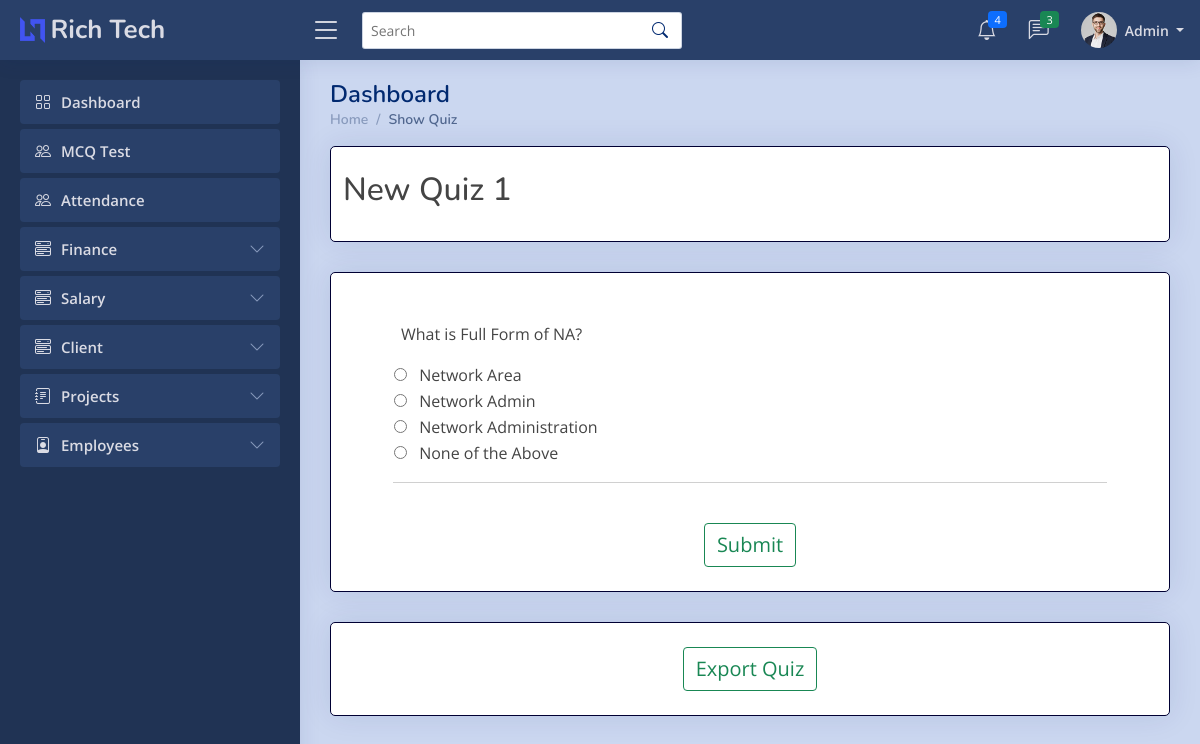
Screenshot of /MCQ/showquiz.php (signed in) with the database file from the repository.
### tables this page shows
CREATE TABLE `demoshow` (
  `quizname` varchar(255) NOT NULL
);

CREATE TABLE `questions` (
  `Id` int(7) NOT NULL,
  `quizname` varchar(255) NOT NULL,
  `question` varchar(500) NOT NULL,
  `opt1` varchar(255) NOT NULL,
  `opt2` varchar(255) NOT NULL,
  `opt3` varchar(255) NOT NULL,
  `opt4` varchar(255) NOT NULL,
  `ans` varchar(255) NOT NULL
);

### MCQ/showquiz.php (the view, shortened to what this page needs)
<?php
    if ($_SESSION['erole']=="admin"){
?>
<!DOCTYPE html>
<html lang="en">
<head>
  <link href="../assets/vendor/bootstrap/css/bootstrap.min.css" rel="stylesheet">
  <link href="../assets/vendor/bootstrap-icons/bootstrap-icons.css" rel="stylesheet">
  <link href="../assets/vendor/boxicons/css/boxicons.min.css" rel="stylesheet">
  <link href="../assets/vendor/quill/quill.snow.css" rel="stylesheet">
  <link href="../assets/vendor/quill/quill.bubble.css" rel="stylesheet">
  <link href="../assets/vendor/remixicon/remixicon.css" rel="stylesheet">
  <link href="../assets/vendor/simple-datatables/style.css" rel="stylesheet">
  <link rel="stylesheet" href="../assets/css/style.css?v=<?php echo time(); ?>">
</head>
<body>
      <?php
            include 'imports/nav-admin.php';
            require ('config.php');
      ?>
  <main id="main" class="main">
    <div class="pagetitle">
      <h1>Dashboard</h1>
      <nav>
        <ol class="breadcrumb">
          <li class="breadcrumb-item"><a href="dashboard.php">Home</a></li>
          <li class="breadcrumb-item active">Show Quiz</li>
        </ol>
      </nav>
    </div>
    <div class="card container jumbotron">
        <br>
        <?php
            $conn=mysqli_connect($server_name,$username,$password,$database_name);
            $sql_query = "SELECT quizname from demoshow";
            $records = mysqli_query($conn,$sql_query);
            while($data = mysqli_fetch_array($records)){
                $qz=$data['quizname'];
            }
            echo "<h2>$qz</h2>";
        ?>
        <br>
    </div>
    <div class="card container jumbotron">
        <form action="" method="post">
            <div id="textboxDiv" style="padding-left: 50px; padding-right: 50px; padding-top: 25px">
                <?php
                    $conn=mysqli_connect($server_name,$username,$password,$database_name);
                    $num=0;
                    $sql_query = "SELECT * from questions where quizname='$qz'";
                    $records = mysqli_query($conn,$sql_query);
                    while($data = mysqli_fetch_array($records)){
                        $q=$data['question'];
                        $q2=str_replace("\n","<br>",$q);
                        $q1=str_replace("    ","&emsp;",$q2);
                        $opt1=$data['opt1'];
                        $opt2=$data['opt2'];
                        $opt3=$data['opt3'];
                        $opt4=$data['opt4'];
                        $w="text".$num;
                        $w1="radio".$num;
                        $w11="radio".$num."1";
                        $w12="radio".$num."2";
                        $w13="radio".$num."3";
                        $w14="radio".$num."4";
                        echo "<div><br><textarea style='display: none;' id='$w' name='$w' rows='3'>$q</textarea></div>";
                        echo "<div><p>&ensp;$q1 </p></div>";
                        echo "<table><tr><td><div><input type='radio' id='$w11' name='$w1' value='$opt1'/><label for='$w11'>&ensp;&nbsp;$opt1</label></div></td></tr></table>";
                        echo "<table><tr><td><div><input type='radio' id='$w12' name='$w1' value='$opt2'/><label for='$w12'>&ensp;&nbsp;$opt2</label></div></td></tr></table>";
                        echo "<table><tr><td><div><input type='radio' id='$w13' name='$w1' value='$opt3'/><label for='$w13'>&ensp;&nbsp;$opt3</label></div></td></tr></table>";
                        echo "<table><tr><td><div><input type='radio' id='$w14' name='$w1' value='$opt4'/><label for='$w14'>&ensp;&nbsp;$opt4</label></div></td></tr></table>";
                        echo "<hr>";
                        $num=$num+1;
                    }
                ?>
            </div>
            <br>
            <center>
                <input type="submit" value="Submit" style="font-size:20px" class="btn btn-outline-success">
            </center>
        </form>
        <br>
    </div>
    <div class="card container jumbotron">
        <br>
        <form action="exportquiz.php" method="post">
            <center>
                <input type="submit" name="exportqz" value="Export Quiz" style="font-size:20px" class="btn btn-outline-success">
            </center>
        </form>
        <br>
    </div>
    <br><br>
  </main>
</body>
</html>
<?php
        }
        else{
            ob_start();
            header('Location: '.'../index.php');
            ob_end_flush();
            die();
        }
    ?>

### assets/css/style.css (style rules this page uses)
:root { scroll-behavior: smooth; }
body { font-family: "Open Sans", sans-serif; background: #cbd7f0; color: #444444; }
a { color: #4154f1; text-decoration: none; }
h1, h2, h3, h4, h5, h6 { font-family: "Nunito", sans-serif; }
#main { margin-top: 60px; padding: 20px 30px; transition: all 0.3s; }
.pagetitle { margin-bottom: 10px; }
.pagetitle h1 { font-size: 24px; margin-bottom: 0; font-weight: 600; color: #012970; }
.card { margin-bottom: 30px; border-width: 1px; border-color: #000033; border-radius: 5px; box-shadow: 0px 0 30px rgba(1, 41, 112, 0.1); }
.breadcrumb { font-size: 14px; font-family: "Nunito", sans-serif; color: #899bbd; font-weight: 600; }
.breadcrumb a { color: #899bbd; transition: 0.3s; }
.breadcrumb .breadcrumb-item::before { color: #899bbd; }
.breadcrumb .active { color: #51678f; font-weight: 600; }
@media (min-width: 1200px) { #main, #footer { margin-left: 300px; } }

### rows the page displays
demoshow: quizname "New Quiz 1"
questions: question "What is Full Form of NA?", opt1 "Network Area", opt2 "Network Admin", opt3 "Network Administration", opt4 "None of the Above"

### other values shown
$count "4"
